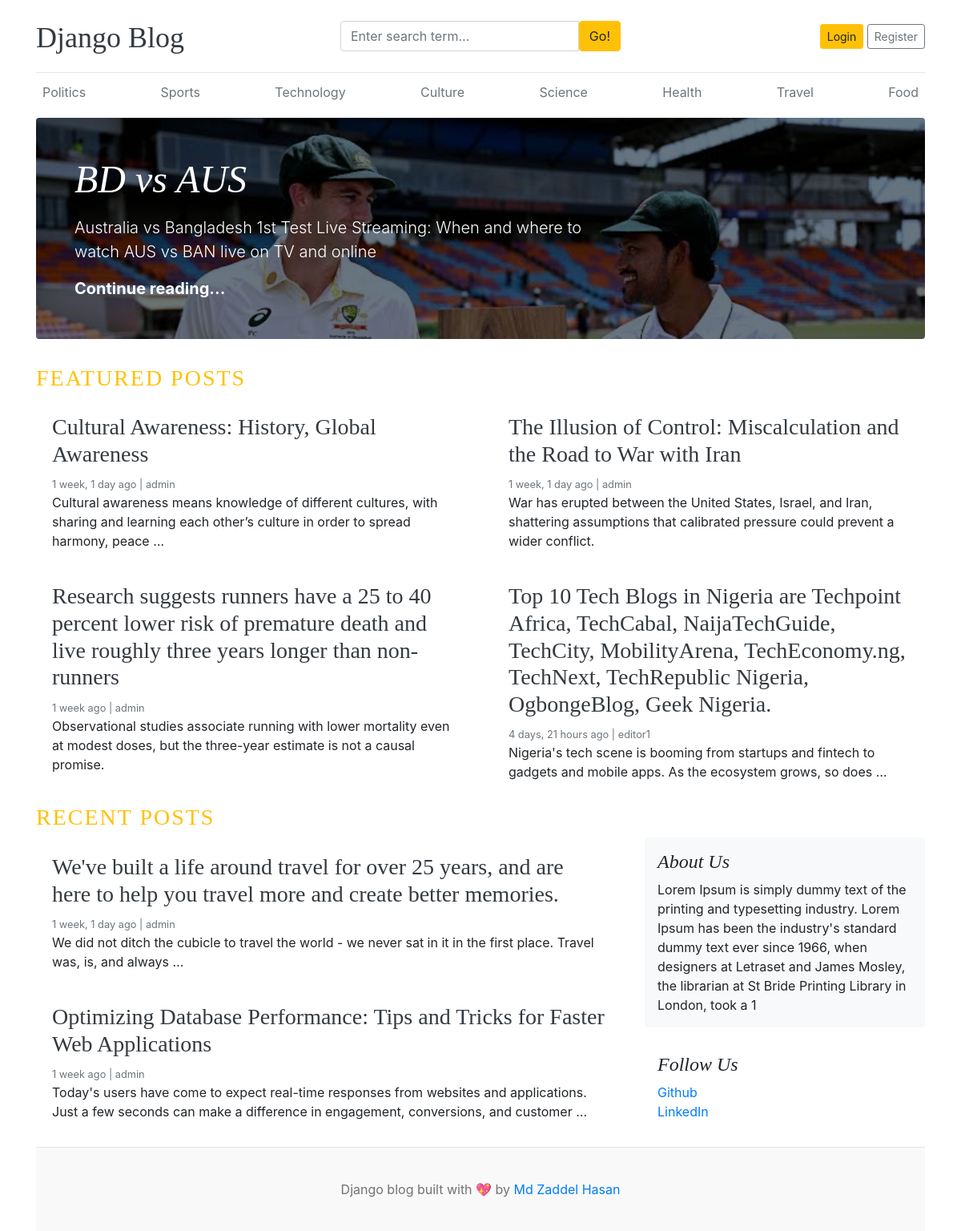
The page / on the database its author committed.
### blogs/models.py (models this page shows, shortened)
class Category(models.Model):
    category_name = models.CharField(max_length=100,unique=True)
    created_at = models.DateTimeField(auto_now_add=True)
    updated_at = models.DateTimeField(auto_now=True)
    class Meta:
        verbose_name = 'Category'
        verbose_name_plural = 'Categories'

class Blog(models.Model):
    title = models.CharField(max_length=200)
    slug = models.SlugField(max_length=200, unique=True, blank=True)
    category = models.ForeignKey(Category, on_delete=models.CASCADE)
    author = models.ForeignKey(User, on_delete=models.CASCADE)
    featured_image = models.ImageField(upload_to='uploads/%Y/%m/%d/')
    short_description = models.TextField(max_length=500)
    blog_body = models.TextField(max_length=2000)
    status = models.CharField(max_length=20, choices=STATUS_CHOICES, default="Draft")
    is_featured = models.BooleanField(default=False)
    created_at = models.DateTimeField(auto_now_add=True)
    updated_at = models.DateTimeField(auto_now=True)
    class Meta:
        verbose_name = 'Blog'
        verbose_name_plural = 'Blogs'

### aboutUs/models.py (models this page shows, shortened)
class About(models.Model):
    about_heading = models.CharField(max_length=25)
    about_description = models.TextField(max_length=255)
    created_at = models.DateTimeField(auto_now_add=True)
    updated_at = models.DateTimeField(auto_now=True)
    class Meta:
        verbose_name_plural = 'About'

class SocialLink(models.Model):
    platfrom = models.CharField(max_length=25)
    link = models.URLField(max_length=100)
    created_at = models.DateTimeField(auto_now_add=True)
    updated_at = models.DateTimeField(auto_now=True)
    class Meta:
        verbose_name_plural = 'SocialLink'

### blog_main/views.py (the view)
# urls.py: 2. Add a URL to urlpatterns:  path('', views.home, name='home')
def home(request):
    categories = Category.objects.all()
    featured_post = Blog.objects.filter(is_featured=True, status='Published').order_by('updated_at')
    recent_post = Blog.objects.filter(is_featured=False, status='Published').order_by('updated_at')
    try:
        about = About.objects.get()
    except:
        about = None
    context = {
        'categories': categories,
        'featured_post': featured_post,
        'recent_post': recent_post,
        'about': about,
    }
    return render(request, 'home.html', context)

### blogs/context_processors.py (called while the page is built)
def get_categories(request):
    categories = Category.objects.all()
    return dict(categories=categories)

def get_social_link(request):
    social_links = SocialLink.objects.all()
    return dict(social_links=social_links)

### templates/home.html
{% extends 'base.html' %}
{% block content %}
{%for post in featured_post%}
  {% if forloop.first %}
  <div class="jumbotron p-3 p-md-5 text-white rounded bg-dark" style="background-image: url('{{ post.featured_image.url }}'); background-blend-mode: overlay; background-size: cover;">
    <div class="col-md-8 px-0">
      <h1 class="display-4 font-italic">{{ post.title }}</h1>
      <p class="lead my-3">{{ post.short_description | truncatewords:20 }}</p>
      <p class="lead mb-0"><a href="{% url 'blogs' post.slug %}" class="text-white font-weight-bold">Continue reading...</a></p>
    </div>
  </div>
  {% endif %}
{% endfor %}
  <h3 class="text-uppercase text-warning" style="letter-spacing: 2px;">Featured Posts</h3>
    <div class="row mb-2">
      {% for post in featured_post %}
        {% if not forloop.first %}
        <div class="col-md-6">
          <div class="card border-0" >
            <div class="card-body">
              <h3><a href="{% url 'blogs' post.slug %}" class="text-dark">{{ post.title }}</a></h3>
              <small class="mb-1 text-muted">{{ post.created_at| timesince }} ago | {{ post.author }}</small>
              <p class="card-text">{{ post.short_description | truncatewords:20 }}</p>
            </div>
          </div>
        </div>
        {% endif %}
      {% endfor %}
    </div>
  <h3 class="text-uppercase text-warning" style="letter-spacing: 2px;">Recent Posts</h3>
    <main role="main" class="container p-0">
      <div class="row">
        <div class="col-md-8 blog-main">
          {% for post in recent_post %}
          <div class="card border-0" >
            <div class="card-body">
              <h3> <a href="{% url 'blogs' post.slug %}" class="text-dark">{{ post.title }}</a></h3>
              <small class="mb-1 text-muted">{{ post.created_at | timesince }} ago | {{ post.author }}</small>
              <p class="card-text">{{ post.short_description | truncatewords:25 }}</p>
            </div>
          </div>
          {% endfor %}
        </div>
        <aside class="col-md-4 blog-sidebar">
          <div class="p-3 mb-3 bg-light rounded">
            <h4 class="font-italic">{{about.about_heading}}</h4>
            <p class="mb-0">{{about.about_description}}</p>
          </div>
          {%if social_links %}
          <div class="p-3">
            <h4 class="font-italic">Follow Us</h4>
            <ol class="list-unstyled">
              {% for i in social_links %}
              <li><a href="{{ i.link }}" target="_blank">{{i.platfrom}}</a></li>
              {% endfor %}
            </ol>
          </div>
          {% endif %}
        </aside>
      </div>
    </main>
{% endblock %}

### templates/base.html (shortened to what this page needs)
{% load static %}
<!DOCTYPE html>
<html lang="en">
<head>
    <link href="https://getbootstrap.com/docs/4.0/dist/css/bootstrap.min.css" rel="stylesheet">
    <link href="{% static 'css/blog.css' %}" rel="stylesheet">
    <link rel="stylesheet" href="https://cdnjs.cloudflare.com/ajax/libs/font-awesome/4.7.0/css/font-awesome.min.css">
  </head>
<body>
    <div class="container">
      <header class="blog-header py-3">
        <div class="row flex-nowrap justify-content-between align-items-center">
          <div class="col-4 pt-1">
            <a class="blog-header-logo text-dark" href="/">Django Blog</a>
          </div>
          <div class="col-4">
            <form action="{% url 'search' %}" method="GET">
              <div class="input-group">
                <input class="form-control" type="text" name="keyword" value="{{ keyword }}" placeholder="Enter search term..." aria-label="Enter search term..." aria-describedby="button-search" />
                <button type="submit" class="btn btn-warning" id="button-search" type="button">Go!</button>
            </div>
            </form>
          </div>
          <div class="col-4 d-flex justify-content-end align-items-center">
            {% if not user.is_authenticated %}
            <a class="btn btn-sm btn-warning" href="{% url 'login' %}">Login</a> &nbsp;
            <a class="btn btn-sm btn-outline-secondary" href="{% url 'register' %}">Register</a>
            {% else %}
            <span><a href="{% url 'dashboard' %}">Dashboard</a></span> &emsp;
            <span><a href="{% url 'logout' %}">Logout</a></span>
            {% endif %}
          </div>
        </div>
      </header>
      <div class="nav-scroller py-1 mb-2">
        <nav class="nav d-flex justify-content-between">
          {% for cat in categories %}
          <a class="p-2 text-muted" href="{% url 'posts_by_category' cat.id %}">{{ cat.category_name }}</a>
          {% endfor %}
        </nav>
      </div>
{% block content %}
{% endblock %}
    <footer class="blog-footer">
        <p>Django blog built with 💖 by <a href="#">Md Zaddel Hasan</a></p>
    </footer>
</body>
</html>

### blog_main/static/css/blog.css (style rules this page uses)
.blog-header { border-bottom: 1px solid #e5e5e5; }
.blog-header-logo { font-family: "Playfair Display", Georgia, "Times New Roman", serif; font-size: 2.25rem; }
h1, h2, h3, h4, h5, h6 { font-family: "Playfair Display", Georgia, "Times New Roman", serif; }
.display-4 { font-size: 2.5rem; }
@media (min-width: 768px) { .display-4 { font-size: 3rem; } }
.blog-footer { padding: 2.5rem 0; color: #727272; text-align: center; background-color: #f9f9f9; border-top: .05rem solid #e5e5e5; }
.blog-footer p:last-child { margin-bottom: 0; }

### rows shown on the page
Category: category_name "Politics"
Category: category_name "Sports"
Category: category_name "Technology"
Category: category_name "Culture"
Category: category_name "Science"
Category: category_name "Health"
Category: category_name "Travel"
Category: category_name "Food"
Blog: featured_image (picture), title "BD vs AUS", short_description "Australia vs Bangladesh 1st Test Live Streaming: When and where to watch AUS vs BAN live on TV and online"
Blog: title "Cultural Awareness: History, Global Awareness", created_at "1 week, 1 day", author "admin", short_description "Cultural awareness means knowledge of different cultures, with sharing and learning each other’s culture in order to spread harmony, peace …"
Blog: title "The Illusion of Control: Miscalculation and the Road to War with Iran", created_at "1 week, 1 day", author "admin", short_description "War has erupted between the United States, Israel, and Iran, shattering assumptions that calibrated pressure could prevent a wider conflict."
Blog: title "Research suggests runners have a 25 to 40 percent lower risk of premature death and live roughly three years longer than non-runners", created_at "1 week", author "admin", short_description "Observational studies associate running with lower mortality even at modest doses, but the three-year estimate is not a causal promise."
Blog: title "Top 10 Tech Blogs in Nigeria are Techpoint Africa, TechCabal, NaijaTechGuide, TechCity, MobilityArena, TechEconomy.ng, TechNext, TechRepublic Nigeria, OgbongeBlog, Geek Nigeria.", created_at "4 days, 21 hours", author "editor1", short_description "Nigeria's tech scene is booming from startups and fintech to gadgets and mobile apps. As the ecosystem grows, so does …"
Blog: title "We've built a life around travel for over 25 years, and are here to help you travel more and create better memories.", created_at "1 week, 1 day", author "admin", short_description "We did not ditch the cubicle to travel the world - we never sat in it in the first place. Travel was, is, and always …"
Blog: title "Optimizing Database Performance: Tips and Tricks for Faster Web Applications", created_at "1 week", author "admin", short_description "Today's users have come to expect real-time responses from websites and applications. Just a few seconds can make a difference in engagement, conversions, and customer …"
About: about_heading "About Us", about_description "Lorem Ipsum is simply dummy text of the printing and typesetting industry. Lorem Ipsum has been the industry's standard dummy text ever since 1966, when designers at Letraset and James Mosley, the librarian at St Bride Printing Library in London, took a 1"
SocialLink: platfrom "Github"
SocialLink: platfrom "LinkedIn"
